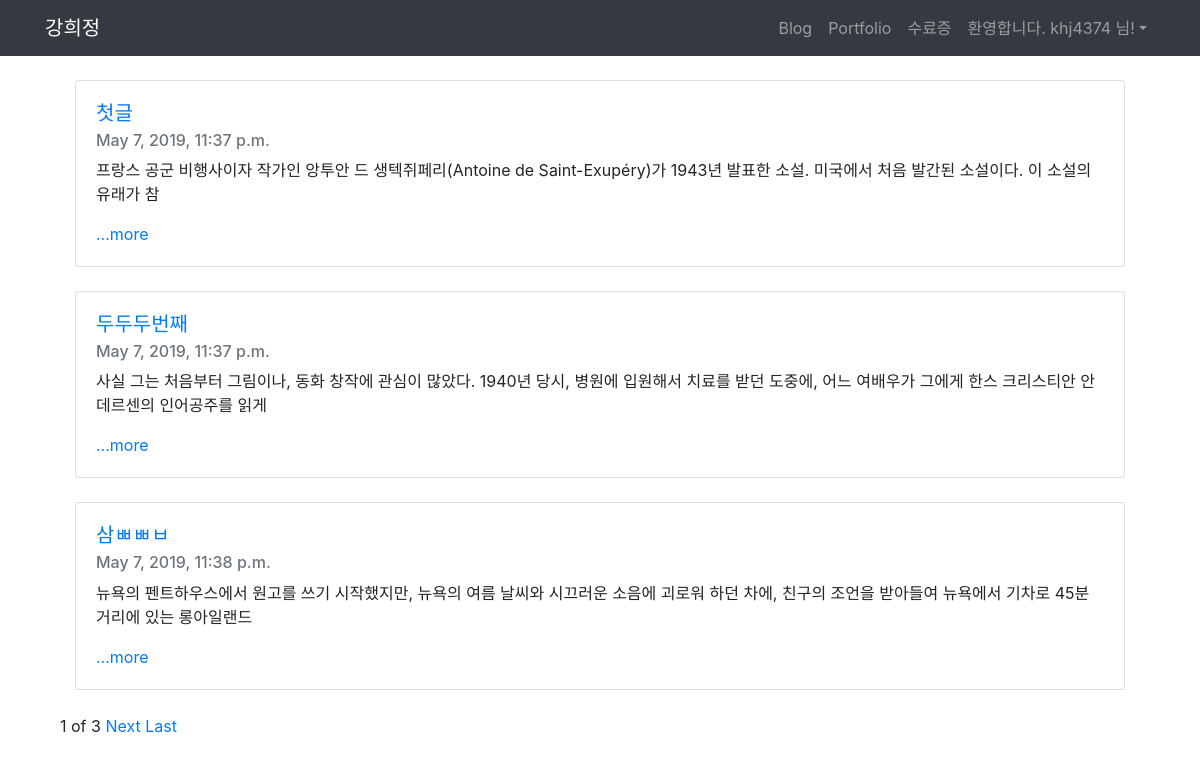
The app's page / (signed in) with its own data.
### project/models.py (models this page shows, shortened)
class Blog(models.Model):
    title=models.CharField(max_length=200)
    pub_date=models.DateTimeField('date published')
    body=models.TextField()
    def summary(self):
        return self.body[:100]

### project/views.py (the view)
# urls.py: 2. Add a URL to urlpatterns:  path('', views.home, name='home')
def home(request):
    blogs=Blog.objects
    blog_list=Blog.objects.all()
    paginator=Paginator(blog_list,3)
    page=request.GET.get('page')
    posts=paginator.get_page(page)
    return render(request,'home.html',{'blogs':blogs,'posts':posts})

### project/templates/home.html (shortened to what this page needs)
<!DOCTYPE html>
<html>
{% extends 'base.html' %}
{% block content %}
<body>
<div class="container">
    <br>
    {% for blog in posts %}
    <div class="container">
    <div class="card">
        <div class="card-body">
            <h5 class="card-title"><a href="{% url 'detail' blog.id %}">{{blog.title}}</a></h6>
            <h6 class="card-subtitle mb-2 text-muted">{{ blog.pub_date }}</h6>
            <p class="card-text">{{blog.summary}}</p>
            <a href="{% url 'detail' blog.id %}" class="card-link">...more</a>
        </div>
    </div><br>
    </div>
    {% endfor %}
</div>
<div class="container">
<span>{{posts.number}}</span>
<span>of</span>
<span>{{posts.paginator.num_pages}}</span>
{% if posts.has_next%}
<a href="?page={{posts.next_page_number}}">Next</a>
<a href="?page={{posts.paginator.num_pages}}">Last</a>
{% endif%}
</div>
{% endblock %}

### blogproject/templates/base.html (shortened to what this page needs)
<head>
<link rel="stylesheet" href="https://stackpath.bootstrapcdn.com/bootstrap/4.3.1/css/bootstrap.min.css">
</head>
<nav class="navbar navbar-expand-lg navbar-dark bg-dark">
        <div class="container">
            <a class="navbar-brand" href="{% url 'home' %}">강희정</a>
            <div class="collapse navbar-collapse" id="navbarNavAltMarkup">
                <ul class="navbar-nav ml-auto">
                    <li class="nav-item">
                        <a class="nav-item nav-link" href="{% url 'home' %}">Blog</span></a>
                    </li>
                    <li class="nav-item">
                        <a class="nav-item nav-link" href="{% url 'portfolio' %}">Portfolio</a>
                    </li>
                    <li class="nav-item">
                        <a class="nav-item nav-link" href="#">수료증</a>
                    </li>
                    {% if user.is_authenticated %}
                    <li class="nav-item dropdown">
                        <a class="nav-link dropdown-toggle" id="navbarDropdown" role="button" data-toggle="dropdown"
                            aria-haspopup="true" aria-expanded="false">환영합니다. {{ user.username }} 님!</a>
                    </li>
                    {% endif %}
                </ul>
            </div>
        </div>
    </nav>
<div class="container">
{% block content %}
{% endblock %}
</div>

### records on screen
Blog: title "첫글", pub_date "May 7, 2019, 11:37 p.m.", summary "프랑스 공군 비행사이자 작가인 앙투안 드 생텍쥐페리(Antoine de Saint-Exupéry)가 1943년 발표한 소설. 미국에서 처음 발간된 소설이다. 이 소설의 유래가 참"
Blog: title "두두두번째", pub_date "May 7, 2019, 11:37 p.m.", summary "사실 그는 처음부터 그림이나, 동화 창작에 관심이 많았다. 1940년 당시, 병원에 입원해서 치료를 받던 도중에, 어느 여배우가 그에게 한스 크리스티안 안데르센의 인어공주를 읽게"
Blog: title "삼ㅃㅃㅂ", pub_date "May 7, 2019, 11:38 p.m.", summary "뉴욕의 펜트하우스에서 원고를 쓰기 시작했지만, 뉴욕의 여름 날씨와 시끄러운 소음에 괴로워 하던 차에, 친구의 조언을 받아들여 뉴욕에서 기차로 45분 거리에 있는 롱아일랜드"

### other values on screen
{{ user.username }} "khj4374"
{{ posts.number }} "1"
{{ posts.paginator.num_pages }} "3"
